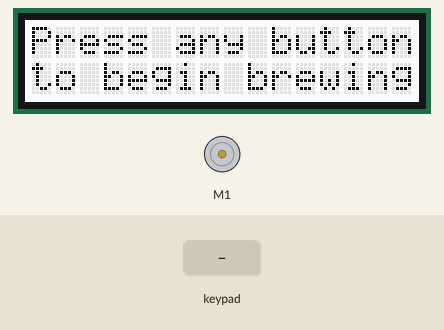
Recording of a sketch running on a simulated Arduino Uno, built with avr-gcc and run on an emulated ATmega328P. Shown: 16×2 character LCD, DC motor (green arrow = forward, orange = backward, longer = faster). Inputs (shaded band) come from the test bench. EEPROM starts erased.

Above: at 3.2 s.
3.3 s: key 'U' pressed
At 5.4 s:
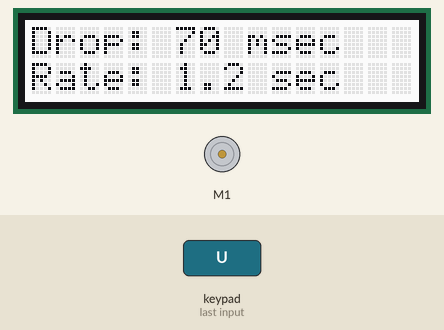
6.0 s: key 'S' pressed
At 6.6 s:
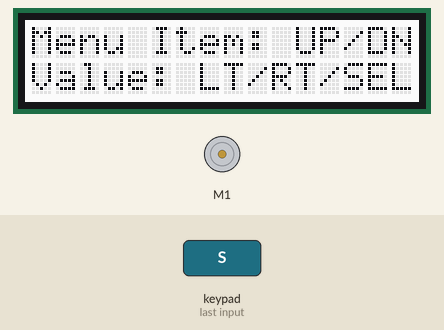
7.7 s: key 'L' pressed
At 8.6 s:
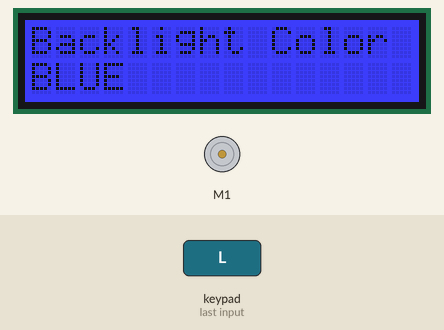
9.4 s: key 'L' pressed
At 10.1 s:
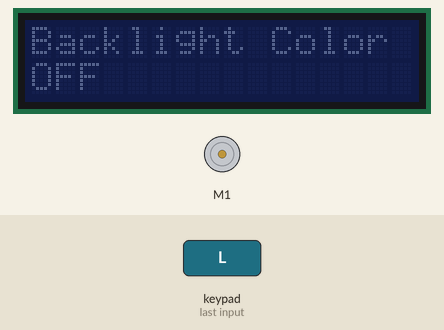
11.1 s: key 'S' pressed
At 12.3 s:
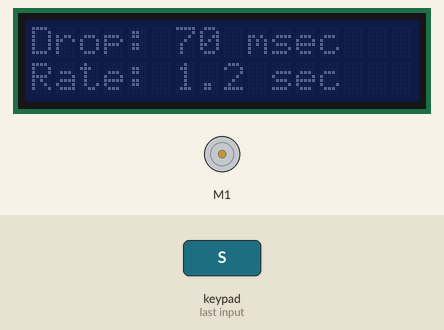
14.1 s: key 'D' pressed
At 15.5 s:
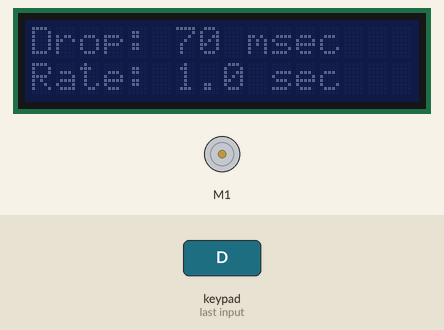
Timing chart, 0 to 16.8 s (numbered marks = the images above; inputs shaded):
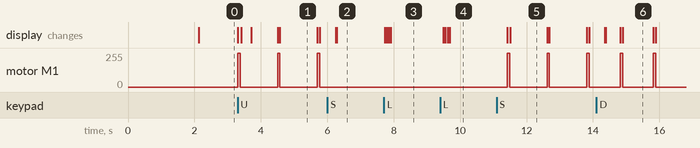

Measured:
- after the input at 3.3 s, motor M1: alternates forward 255/255 for 0.07 s and stopped for 1.1 s, starting at once; the display: first changes at once (image 1 shows a later state)
- after the input at 6.0 s, motor M1: stays stopped (without the input it goes to forward 255/255 after 0.91 s); the display: first changes after 0.25 s (image 2 shows a later state)
- after the input at 7.7 s, the display: first changes at once (image 3 shows a later state)
- after the input at 9.4 s, the display: first changes after 0.10 s (image 4 shows a later state)
- after the input at 11.1 s, motor M1: alternates forward 255/255 for 0.07 s and stopped for 1.1 s, starting after 0.32 s; the display: first changes after 0.32 s (image 5 shows a later state)
- after the input at 14.1 s, the display: first changes after 0.25 s (image 6 shows a later state)
- what the display in image 1 shows lasts 1.1 s, from 4.6 s to 5.7 s

The sketch:

KyotoCoffeeMachine.ino
```cpp
// (licence header left out)
#define VERSION "1.0.5"

#include <Wire.h>
#include <Adafruit_MCP23017.h>
#include <Adafruit_RGBLCDShield.h>
#include <Adafruit_MotorShield.h>
#include <Servo.h>
#include <EEPROM.h>
#include "colors.h"

// Create an Adafruit LCD shield object
Adafruit_RGBLCDShield lcd = Adafruit_RGBLCDShield();

// Create an Adafruit Motor Shield object
Adafruit_MotorShield mshield = Adafruit_MotorShield();

Adafruit_DCMotor *motor1 = mshield.getMotor(1);

// Initial 'drop' valve time is 70ms
#define DROPTIME 70
// Initial time between drops is 1s
#define DROPDELAY 1000

unsigned long previousMillis;
unsigned long dropMillis;
unsigned long currentMillis;
int t_display = 250;
int t_drop = DROPTIME;
int t_delay = DROPDELAY;
int s_enable = 0;
int displaymode = 0;
uint8_t buttons = 0;
uint8_t buttons_last = 0;
colorState current_color = WHITE;
boolean bip;
boolean showonce;

struct ConfigStruct {
  colorState color;
  int t_drop_val;
  int t_delay_val;
} settings = {
  WHITE,
  70,
  1000
};

void setup() {

  // Initialize the serial port for debug output
  Serial.begin(115200);

  current_color = EEPROM.read(0);
  if ( current_color > 0x7 ) {
    current_color = 0x7;
    EEPROM.write(0, 0x7);
  }

  lcd.begin(16, 2); // initialize display
  lcd.setBacklight(current_color);
  lcd.noCursor();
  lcd.clear();

  mshield.begin();

  lcd.display();
  lcd.setCursor(1, 0);
  lcd.print("Tinker & Twist");
  lcd.setCursor(0, 1);
  lcd.print("Cold Coffee Brew");
  delay(2000);

  mshield.begin();

  // set motor 1 to max PWM, then idle
  motor1->setSpeed(255);
  motor1->run(RELEASE);

  displaymode = 2; // default to pause
}

void loop() {
  // put your main code here, to run repeatedly:
  currentMillis = millis();
  if ((unsigned long)(currentMillis - previousMillis) >= t_display) {
    updateDisplay();
    previousMillis = currentMillis;
  }
  readButtons();
  currentMillis = millis();
  if ((unsigned long)(currentMillis - dropMillis) >= t_delay) {
    doMotor();
    dropMillis = currentMillis;
  }
}

void readButtons() {
  switch (displaymode) {
    case 0:
      buttons = lcd.readButtons();
      if ( buttons & BUTTON_SELECT ) {
        displaymode = 1;
        delay(250);
        lcd.clear();
        break;
      }
      if ( buttons & BUTTON_LEFT ) {
        t_drop = t_drop - 10;
        if ( t_drop < 0 ) t_drop = 0;
        delay(250);
        lcd.clear();
        break;
      }
      if ( buttons & BUTTON_RIGHT ) {
        t_drop = t_drop + 10;
        delay(250);
        lcd.clear();
        break;
      }
      if ( buttons & BUTTON_UP ) {
        t_delay = t_delay + 200;
        delay(250);
        lcd.clear();
        break;
      }
      if ( buttons & BUTTON_DOWN ) {
        t_delay = t_delay - 200;
        if ( t_delay < 0 ) t_delay = 0;
        delay(250);
        lcd.clear();
        break;
      }
      break;
    case 2: // pause until any button pushed
      buttons = lcd.readButtons();
      while ( !buttons ) {
        buttons = lcd.readButtons();
      }
      buttons = 0;
      displaymode = 0;
      lcd.clear();
      break;
    default:
      break;
  }
  return;
}

void updateDisplay() {
  switch (displaymode) {
    case 0:
      lcd.setCursor(0, 0);
      lcd.print("Drop: ");
      lcd.print(t_drop);
      lcd.print(" msec");
      lcd.setCursor(0, 1);
      lcd.print("Rate: ");
      lcd.print(t_delay / 1000);
      lcd.print(".");
      lcd.print((t_delay / 100) % 10);
      lcd.print(" sec ");
      break;
    case 1:
      doMenu();
      break;
    case 2:
      lcd.clear();
      lcd.setCursor(0, 0);
      lcd.print("Press any button");
      lcd.setCursor(0, 1);
      lcd.print("to begin brewing");
      break;
    default:
      break;
  }
}

void doMotor() {
  /* We keep track of when the drop needs to happen by setting
     drop_alarm.  If the drop_alarm has been exceeded, run the
     motor for drop_time then reset drop_alarm into the future
     by t_delay
  */
  if ( t_delay == 0 ) {    // valve full open || special case
    motor1->run(FORWARD);
    lcd.setCursor(15,0);
    lcd.print((char)255);
  } else {
    motor1->run(FORWARD);
    lcd.setCursor(15, 0);
    lcd.print((char)243);
    delay(t_drop);
    motor1->run(RELEASE);
    // If the drop is less than 50ms, extend the display so we
    //  can see it on the display.
    if ( t_drop < 50 ) {
      delay(50);
    }
    lcd.setCursor(15, 0);
    lcd.print(" ");
  }
}

/*
   Right now, there is only one menu item.  In the future, I
   will add a drop calibration option, which will add a fixed
   amount of time to each drop to control the precise amount
   of mL per drop, and support for more than one solenoid for
   Kyoto brewers that have more than one dropper.
*/
void doMenu() {
  // buttonstate is initialized on entry to the menu
  buttons = 0;
  int menuitem = 0;
  int exitstate = 0;

  while ( !exitstate ) {
    switch (menuitem) {
      case 0: {
          if (showonce) {
            menuitem = 1;
            break;
          }
          lcd.clear();
          lcd.setCursor(0, 0);
          lcd.print("Menu Item: UP/DN");
          lcd.setCursor(0, 1);
          lcd.print("Value: LT/RT/SELECT");
          while ( !buttons ) {
            buttons = lcd.readButtons();
          }
          showonce = 1;
          menuitem = 1;
          break;
        }
      case 1: {
          buttons = 0;
          lcd.clear();
          lcd.setCursor(0, 0);
          lcd.print("Backlight Color");
          lcd.setCursor(0, 1);
          lcd.print(colorname[current_color]);
          while ( !buttons ) {
            buttons = lcd.readButtons();
            delay(40);
          }
          if ( buttons & BUTTON_LEFT ) {
            current_color = current_color - 1;
            if ( current_color < 0x0 ) current_color = 0x0;
            lcd.setBacklight(current_color);
            EEPROM.write(0, current_color);
          }
          if ( buttons & BUTTON_RIGHT ) {
            current_color = current_color + 1;
            if ( current_color > 0x7 ) current_color = 0x7;
            lcd.setBacklight(current_color);
            EEPROM.write(0, current_color);
          }
          if ( buttons & BUTTON_SELECT ) {
            delay(250);
            lcd.clear();
            displaymode = 0;
            exitstate = 1;
          }
        }
        break;
      default:
        exitstate = 1;
        break;
    }
  }
}
```

colors.h
```cpp
enum colorState {
  OFF,
  RED,
  GREEN,
  YELLOW,
  BLUE,
  VIOLET,
  TEAL,
  WHITE
};

const char *colorname[] = { "OFF", "RED", "GREEN", "YELLOW", "BLUE", "VIOLET", "TEAL", "WHITE" };
```
